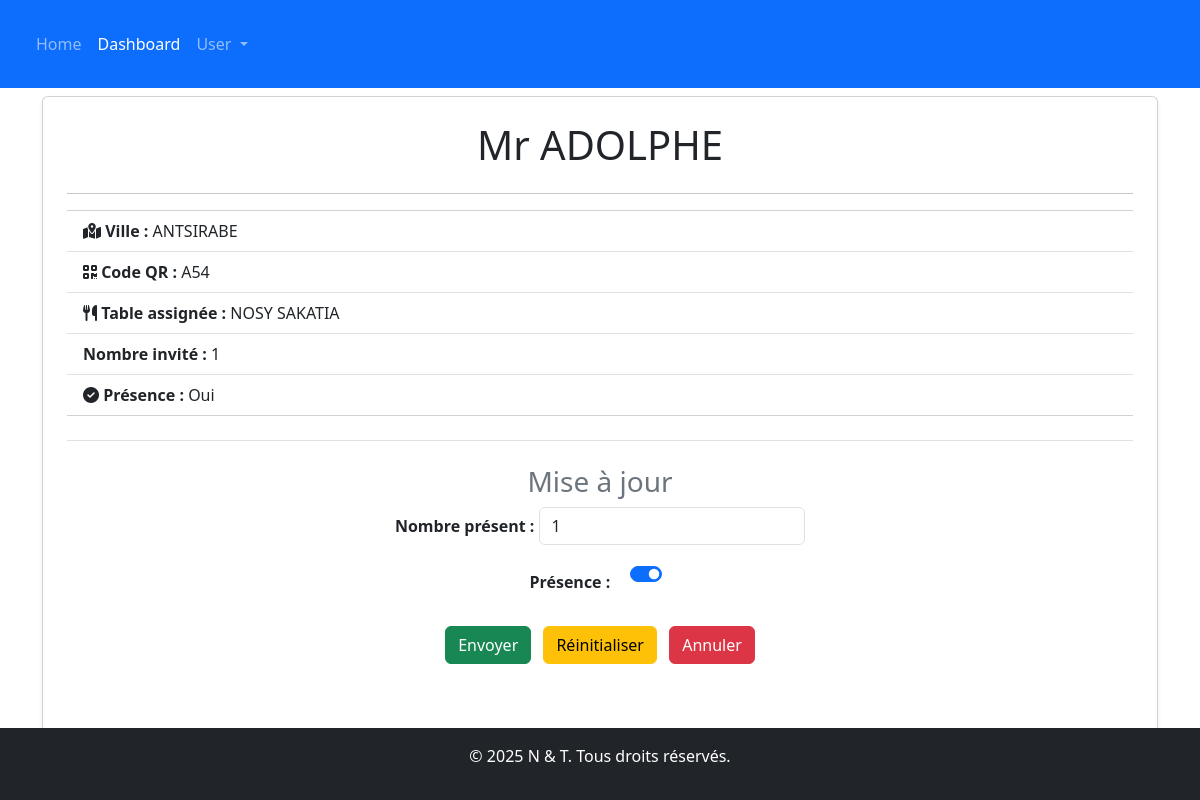
/cheking/detail/30/, run on the app's committed database.
### cheking/models.py (models this page shows, shortened)
class Invite(models.Model):
    nom = models.CharField(max_length=100)
    ville = models.ForeignKey(Ville, on_delete=models.CASCADE, null=True, blank=True)
    quartier = models.ForeignKey(Quartier, on_delete=models.CASCADE, null=True, blank=True)
    invitation = models.ForeignKey(QrCode, on_delete=models.CASCADE, related_name='invites')
    nombre = models.IntegerField(default=1)
    est_present = models.BooleanField(default=False)
    attente_de_validation = models.BooleanField(default=False)
    lien_amitie = models.ForeignKey(LienAmitie, on_delete=models.CASCADE, null=True, blank=True)

class Ville(models.Model):
    nom = models.CharField(max_length=100, unique=True)
    def __str__(self):
        return self.nom

class QrCode(models.Model):
    code = models.CharField(max_length=100, unique=True)
    table = models.ForeignKey(Tables, on_delete=models.CASCADE, null=True, blank=True)
    def __str__(self):
        return self.code

class Tables(models.Model):
    nom = models.CharField(max_length=100)
    def __str__(self):
        return f"Table {self.nom}"

### cheking/views.py (the view)
# urls.py: path('detail/<str:code>/', views.detail, name="detail"),
def detail(request, code):
    invite = get_object_or_404(Invite, pk=code)
    return render(request, 'cheking/detail.html', context={"invite":invite})

### cheking/templates/cheking/detail.html (shortened to what this page needs)
{% extends 'base.html' %}
{% load static %}
{% block content %}
    <div class="container mt-2">
        <div class="card p-4 shadow-sm">
            {% if invite %}
            <h1 class="card-title text-center">{{ invite.nom }} {{ invite.prenom }}</h1>
            <hr>
            <ul class="list-group list-group-flush">
                <li class="list-group-item"><strong><i class="fas fa-map-marked-alt"></i> Ville :</strong> {{ invite.ville }}</li>
                <li class="list-group-item"><strong><i class="fas fa-qrcode"></i> Code QR :</strong> {{ invite.invitation }}</li>
                <li class="list-group-item"><strong><i class="fas fa-utensils"></i> Table assignée :</strong> {{ invite.invitation.table|cut:"Table "}}</li>
                <li class="list-group-item"><strong>Nombre invité :</strong> {{ invite.nombre }}</li>
                <li class="list-group-item"><strong><i class="fas fa-check-circle"></i> Présence :</strong> {% if invite.est_present %}Oui{% else %}Non{% endif %}</li>
            </ul>
            <div class="mt-4 pt-4 border-top mb-5">
                <h3 class="text-center text-secondary">Mise à jour</h3>
                <form action="{% url 'cheking:update_invite' code=invite.invitation.code nom=invite.nom %}" method="post">
                    <div class="mb-3 text-center">
                        <label for="nombre_present" class="form-label fw-bold">Nombre présent :</label>
                        <input type="number" name="nombre" value="{{ invite.nombre }}" class="form-control d-inline-block w-25" min="1">
                    </div>
                    <div class="mb-3 text-center">
                        <label for="est_present" class="form-label fw-bold">Présence :</label>
                        <div class="form-check form-switch d-inline-block ms-3">
                            <input class="form-check-input" type="checkbox" role="switch" name="est_present" {% if invite.est_present %}checked{% endif %}>
                        </div>
                    </div>
                    <div class="text-center mt-4 mb-2">
                        <button type="submit" class="btn btn-success me-2">Envoyer</button>
                        <button type="reset" class="btn btn-warning me-2">Réinitialiser</button>
                        <a href="{% url 'cheking:dashboard' %}" class="btn btn-danger">Annuler</a>
                    </div>
                </form>
            </div>
            {% else %}
            <div class="alert alert-warning text-center" role="alert">
                Aucun invité trouvé.
            </div>
            {% endif %}
        </div>
    </div>
{% endblock %}

### data on the page
Invite: nom "Mr ADOLPHE", ville "ANTSIRABE", invitation "A54", invitation.table "NOSY SAKATIA", nombre "1", est_present "☑"
